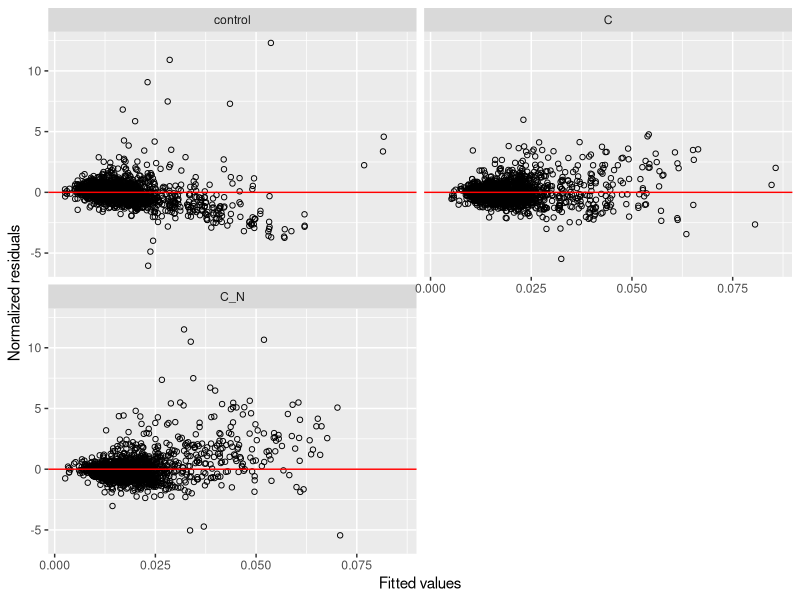
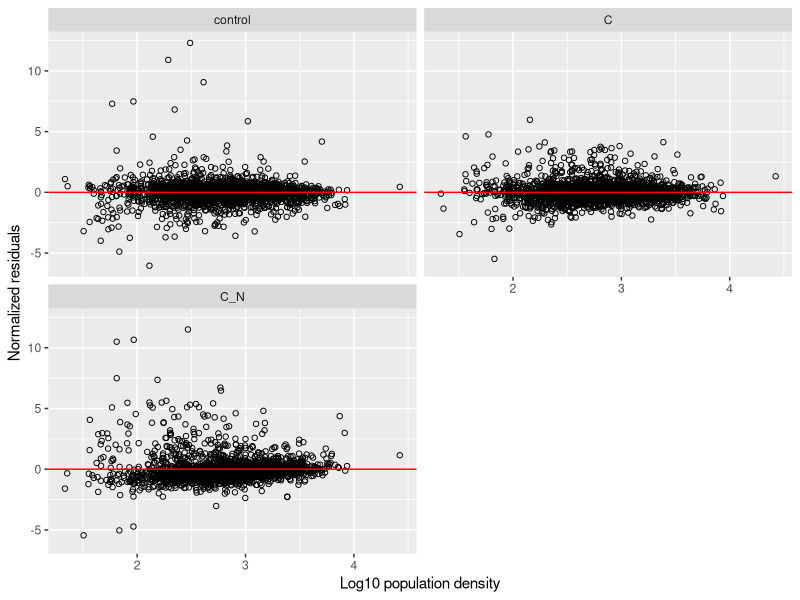

Write R code to recreate these figures, in order. (Note: this script raises an error after producing the figures.)
#------------
#   Stone et al. 
#   2022
#   Nutrients strengthen density dependence of per-capita growth and mortality rates in the soil bacterial community
#   Oecologia
# -----------
# calculation of growth rates using linear mixed effects models
# Following the advice of Ieno et al. "Mixed effects models and extensions in ecology with R"

library(data.table)
library(lme4)
library(lmerTest)
library(ggplot2)

dat <- fread('../data/qsip_growth_mortality.csv')
gcn <- fread('../data/qsip_taxa_16s_gcn_nstd.csv')

dat <- merge(dat, gcn[, .(taxonID, num_16s, nstd)], all.x = T, by.x = 'taxon_id', by.y = 'taxonID')

dat[nstd > 0.15, num_16s := 2][, nstd := NULL]

dat[, `:=` (treatment = factor(treatment, levels = c('control', 'C', 'C_N')),
            growth = growth_corrected,
            mortality = mortality * -1,
            wvd_sqrt = sqrt(wvd),
            pop_log10 = log10(abund_16s / num_16s),
            pop_log10_t0 = log10(abund_16s_t0 / num_16s))]

# how many taxa initially?
dat[, uniqueN(taxon_id)]
dat[, uniqueN(taxon_id), by = ecosystem]
# 2300 with ~ 650-950 per ecosystem

# limit analyses to ASVs that occur in every treatment at least three times
dat <- dat[, n_trt := uniqueN(treatment), by = .(taxon_id, ecosystem)
           ][n_trt == 3
             ][, n_trt := NULL
               ][, n_rep := .N, by = .(taxon_id, treatment)
                 ][n_rep > 2
                   ][, n_rep := NULL]

# how many taxa now?
dat[, uniqueN(taxon_id)]
# 524


# Estimate best random structure------------------------------------------------

set.seed(82621)

# No random variation structure
g_init <- lm(growth ~ pop_log10_t0*treatment,
             data = dat)

# just ecosystem
g_ie <- lmer(growth ~ pop_log10_t0*treatment + 
               (1|ecosystem),
             data = dat, REML = F)

g_pe <- lmer(growth ~ pop_log10_t0*treatment + 
               (pop_log10_t0|ecosystem),
             data = dat, REML = F)
# singular fit

# just taxon ID
g_it <- lmer(growth ~ pop_log10_t0*treatment + 
               (1|taxon_id),
             data = dat, REML = F)

g_pt <- lmer(growth ~ pop_log10_t0*treatment + 
               (pop_log10_t0|taxon_id),
             data = dat, REML = F)
# failed to converge when adjusted for 16S GCN

# just Phylum
g_ip <- lmer(growth ~ pop_log10_t0*treatment + 
               (1|Phylum),
             data = dat, REML = F)

g_pp <- lmer(growth ~ pop_log10_t0*treatment + 
               (pop_log10_t0|Phylum),
             data = dat, REML = F)

# taxon ID and ecosystem
g_ite <- lmer(growth ~ pop_log10_t0*treatment +
                (1|taxon_id/ecosystem),
              data = dat, REML = F)

g_pte <- lmer(growth ~ pop_log10_t0*treatment +
                (pop_log10_t0|taxon_id/ecosystem),
              data = dat, REML = F)
# failed to converge

# Phylum, taxon ID, and ecosystem
g_ipte <- lmer(growth ~ pop_log10_t0*treatment + 
                 (1|Phylum/taxon_id/ecosystem),
               data = dat, REML = F)

g_ppte <- lmer(growth ~ pop_log10_t0*treatment + 
                 (pop_log10_t0|Phylum/taxon_id/ecosystem),
               data = dat, REML = F)
# singular

# Phylum, taxon ID, and ecosystem, but separate slopes/intercepts
g_ipt_e <- lmer(growth ~ pop_log10_t0*treatment + 
                 (1|Phylum/taxon_id) +
                 (1|ecosystem),
               data = dat, REML = F)

g_ppt_e <- lmer(growth ~ pop_log10_t0*treatment + 
                 (pop_log10_t0|Phylum/taxon_id) +
                 (pop_log10_t0|ecosystem),
               data = dat, REML = F)
# failed to converge

# compare, keeping lm object at the end, excluding models that didn't converge or had singular fit
mod_compare <- anova(g_ie, 
                     g_pe,  # this is the model specified to answer H3
                     g_it,
                     # g_pt,
                     g_ip,
                     g_pp,
                     g_ite, 
                     # g_pte, 
                     g_ipte, 
                     # g_ppte,  
                     g_ipt_e, 
                     # g_ppt_e,  # leaving this out for parity with mortality model
                     g_init)

mod_compare <- data.table(model = rownames(mod_compare), mod_compare)
mod_compare[, delt_AIC := AIC - min(AIC)][order(delt_AIC)][]


# compare fixed effects
pull_terms <- function(x, aic) {
  y <- anova(get(x))
  z <- c(y$`F value`, y$`Pr(>F)`, aic)
  term <- c(paste0(rownames(y), '_F'), paste0(rownames(y), '_p'), 'delt_AIC')
  list(val = z, term = term)
}

fe_compare <- mod_compare[, delt_AIC := AIC - min(AIC)
                          ][order(delt_AIC), .(model, delt_AIC)
                            ][, pull_terms(model, delt_AIC), by = model]
fe_compare <- dcast(fe_compare[!is.na(val)], model ~ term, value.var = 'val')

fe_compare[order(delt_AIC), .(model, 
                              pop_log10_t0_F, pop_log10_t0_p,
                              treatment_F, treatment_p,
                              `pop_log10_t0:treatment_F`, `pop_log10_t0:treatment_p`)]


# Check residuals---------------------------------------------------------------

# Phylum, taxon ID, and ecosystem, but separate slopes/intercepts
g_optim <- lmer(growth ~ pop_log10_t0*treatment + 
                  (1|Phylum/Class/taxon_id) +
                  (1|ecosystem),
                data = dat, REML = F)

# get residuals
resid_data <- cbind(g_optim@frame, 
                    resid=resid(g_optim, scaled = T),
                    fitted=fitted(g_optim))

# residuals by fitted values, grouped by treatment
ggplot(resid_data, aes(fitted, resid)) + 
  geom_point(pch=1) +
  geom_hline(yintercept=0, color='red') +
  facet_wrap(~ treatment, ncol=2) +
  xlab('Fitted values') +
  ylab('Normalized residuals')

# residuals by pop
ggplot(resid_data, aes(pop_log10_t0, resid)) + 
  geom_point(pch=1) +
  geom_hline(yintercept=0, color='red') +
  facet_wrap(~ treatment, ncol=2) +
  xlab('Log10 population density') +
  ylab('Normalized residuals')

# overall OK, but...
# there is still a bit of trend in the fitted ~ residual plot


# Estimate best fixed structure-------------------------------------------------

# fit full model - include weighted variance of density as a covariate
g_full <- lmer(growth ~ pop_log10_t0*treatment + 
                 (1|Phylum/Class/taxon_id) +
                 (1|ecosystem),         
               data = dat, REML = F)

# remove 2-way interactions and compare with Log-likelihood test
g_no_2_int <- lmer(update(g_full, . ~ . - pop_log10_t0:treatment), data = dat, REML = F)
anova(g_full, g_no_2_int)
# full model is best

# fit final model with REML = T
g_optim <- lmer(growth ~ pop_log10_t0*treatment + 
                  (1|Phylum/taxon_id) +
                  (1|ecosystem),         
                data = dat, REML = T)

# look at significant terms
anova(g_optim)
# All terms significant

# plot
dat$pred_growth <- predict(g_optim, newdata = dat, re.form = NA)

log_breaks <- outer(1:10, 10^(1:5), '*')
log_labels <- log_breaks
log_labels[] <- scales::label_number_si()(log_labels)
log_labels[2:nrow(log_labels),] <- ''

ggplot(dat, aes(pop_log10_t0, growth)) +
  geom_hline(yintercept = 0, color = gray(.5)) +
  geom_point(size=rel(.75), color=hsv(.55, .6, .35)) +
  geom_line(aes(y = pred_growth), color=hsv(0,.8,1), size=.8) +
  xlab(expression(atop('Initial population density', '(genomes g'^-1*' soil, log'[10]*'-scale)'))) +
  ylab('Per-capita growth rate') +
  scale_x_continuous(breaks = c(log10(log_breaks)),
                     labels = c(log_labels)) +
  facet_grid(. ~ treatment)
